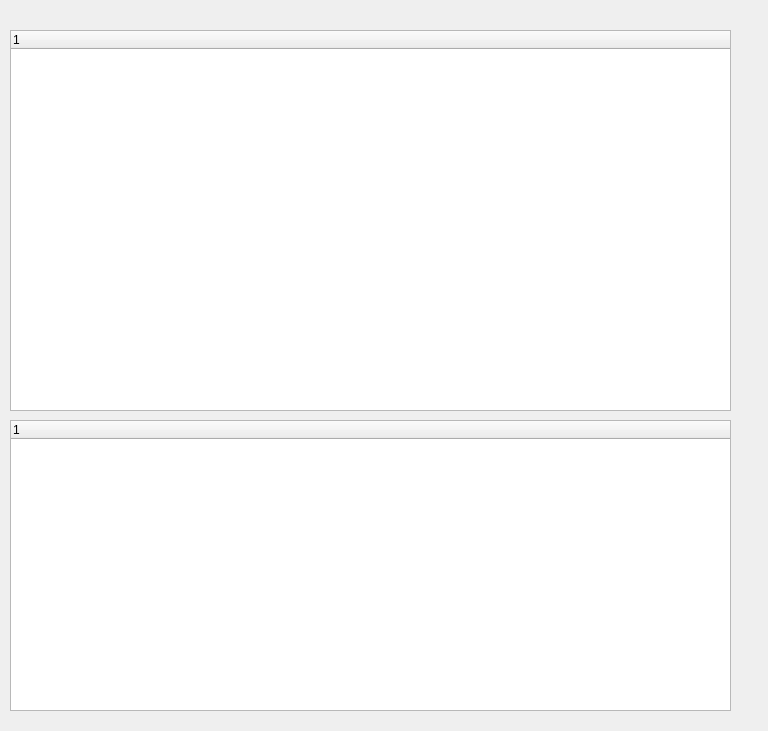
<?xml version="1.0" encoding="UTF-8"?>
<ui version="4.0">
 <class>EPG</class>
 <widget class="QDialog" name="EPG">
  <property name="geometry">
   <rect>
    <x>0</x>
    <y>0</y>
    <width>768</width>
    <height>731</height>
   </rect>
  </property>
  <property name="windowTitle">
   <string>Dialog</string>
  </property>
  <widget class="QLabel" name="label_2">
   <property name="geometry">
    <rect>
     <x>390</x>
     <y>0</y>
     <width>67</width>
     <height>17</height>
    </rect>
   </property>
   <property name="text">
    <string/>
   </property>
  </widget>
  <widget class="QTreeWidget" name="treeWidget">
   <property name="geometry">
    <rect>
     <x>10</x>
     <y>30</y>
     <width>721</width>
     <height>381</height>
    </rect>
   </property>
   <column>
    <property name="text">
     <string notr="true">1</string>
    </property>
   </column>
  </widget>
  <widget class="QTreeWidget" name="treeWidget_2">
   <property name="geometry">
    <rect>
     <x>10</x>
     <y>420</y>
     <width>721</width>
     <height>291</height>
    </rect>
   </property>
   <column>
    <property name="text">
     <string notr="true">1</string>
    </property>
   </column>
  </widget>
 </widget>
 <resources/>
 <connections/>
</ui>
